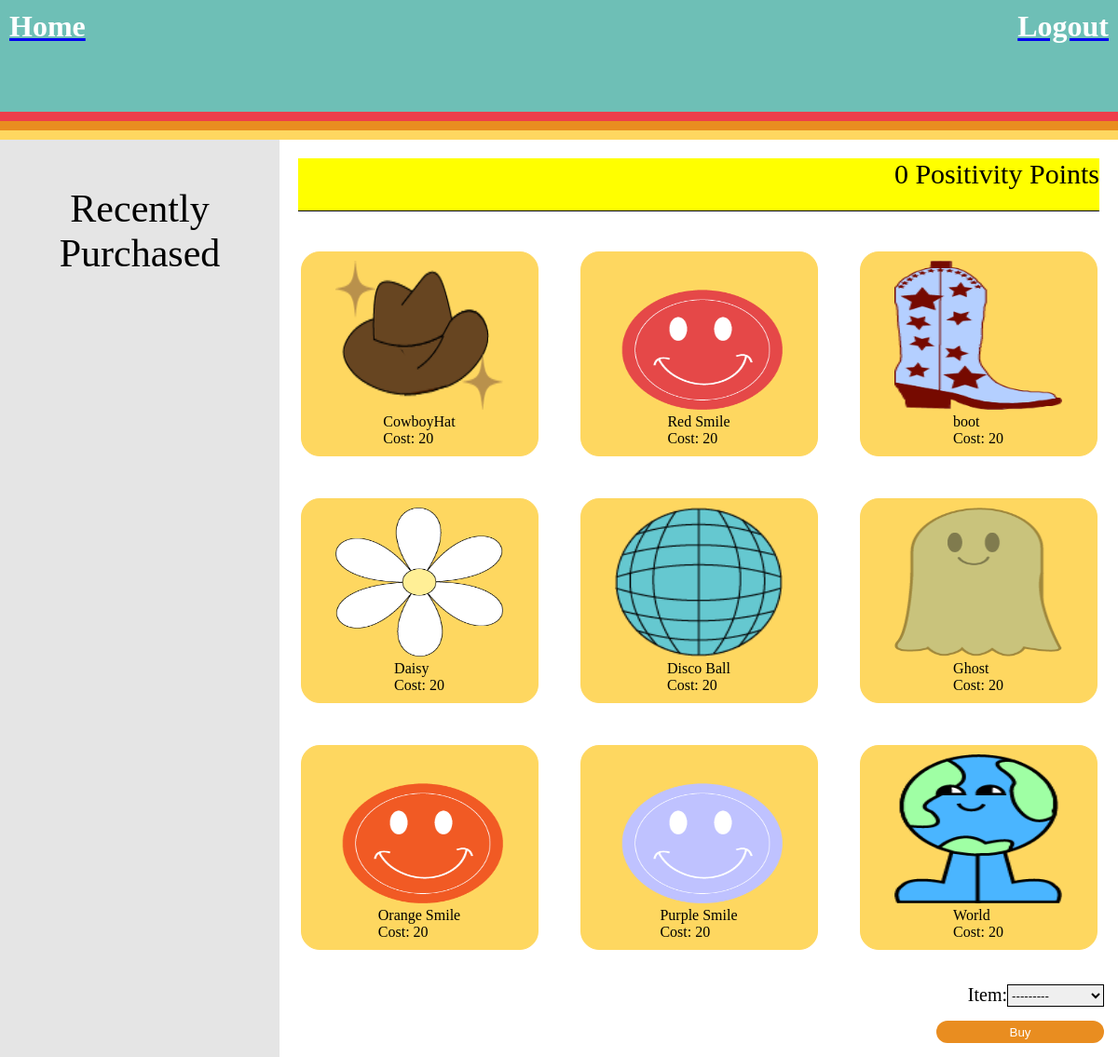
The app's page /store/ (signed in) with its own data.
### base/models.py (models this page shows)
class StoreItem(models.Model):
    name = models.CharField(max_length=50)
    image = models.ImageField()
    updated = models.DateTimeField(auto_now=True)
    created = models.DateTimeField(auto_now_add=True)
    cost = models.IntegerField()
    timesPurchased = models.IntegerField(default=0)
    class Meta:
        ordering = ['-timesPurchased']
    def __str__(self):
        return self.name

### base/views.py (the view, shortened to what this page needs)
# urls.py: path('store/', views.store, name="store"),
@login_required(login_url='login')
def store(request):
    form = PurchaseForm()
    storeItems = StoreItem.objects.all()
    userItems = PurchaseItem.objects.filter(user=request.user.id)
    itemRecentBuyers = {}
    purchasedAll = PurchaseItem.objects.all()
    for purchased in purchasedAll:
        profile = Profile.objects.get(user=purchased.user.id)
        if profile.privacyOn is False:
            if purchased.item in itemRecentBuyers:
                buyers = itemRecentBuyers[purchased.item]
                if purchased.user.username not in buyers:
                    buyers.append(purchased.user.username)
                    itemRecentBuyers = buyers
            else:
                itemRecentBuyers[purchased.item] = [purchased.user.username]
            print(itemRecentBuyers[purchased.item])
    print(str(itemRecentBuyers))
    currProf = Profile.objects.get(user=request.user.id)
    userPoints = currProf.pointsReceived
    context = {'storeItems': storeItems,'form':form, 'userPoints':userPoints,'userInventory':userItems,'itemRecentBuyers':itemRecentBuyers}
    return render(request, 'base/store.html', context)

### base/forms.py
class PurchaseForm(ModelForm):
    class Meta:
        model = PurchaseItem
        fields = ['item']

### base/templates/base/store.html (shortened to what this page needs)
{% extends 'main.html' %} {% block content %}
<div class = "store-container">
    <aside class ="sidebar">
        <heading>Recently<br> Purchased</heading>
    </aside>
    <main class = "content">
        <header> {{userPoints}} Positivity Points</header>
        <section class="products">
            {% for item in storeItems %}
            <div class="product-card">
                <div class="product-image">
                    {% load static %}
                    <img src="{% static item.image %}" alt="My image" style ="height: 20vh; width: 15vw;">
                </div>
                <div class="product-info">
                    {{item}}
                    <p style="color:black;">Cost: {{item.cost}}</p>
                </div>
            </div>
            {% endfor %}
        </section>
        <div class= "purchase">
        <form method="POST" action="">
            <div class= "selectItem">
                    <label for="id_item" style="font-size: 20px; font-weight: 100;">Item:</label>
                    <select name="item" required="" id="id_item" style= "height: 3vh; border: 1px solid black;">
                <option value="" selected="">---------</option>
                </select>
            </div>
            <div class = "buyButton">
            <input type="submit" value="Buy" style="min-width: 15vw; min-height: 3vh; color: white; border-radius: 70px; background-color: #E98D20;"/>
            </div>
        </div>
    </main>
</div>
{% endblock content %}

### templates/main.html (style rules this page uses)
body { height: 100%; }

### base/templates/base/store.html (style rules this page uses)
* { margin: 0; border: 0; padding: 0; }
.store-container { display: flex; min-height: calc(100vh - 100px) }
.sidebar { display: flex; min-width: 300px; background-color: #E5E5E5; align-items: center; flex-direction: column; }
.content { display: flex; flex-grow: 1; flex-direction: column; }
.sidebar heading { font-weight: 100; font-size: 3.5vw; color: black; font: sans-serif; text-align: center; }
.content header { min-height: 7vh; background-color: yellow; font-weight: 100; font-size: 2.5vw; color: black; font: sans-serif; text-align: right; margin: 20px; border-bottom: 1px solid black; }
.products { display: flex; flex-wrap: wrap; flex-direction: row; }
.product-card { padding: 1%; margin: 2.5%; flex-grow: 1; flex-basis: 25%; display: flex; border: 1px solid #FED760; align-items: center; justify-content: center; flex-wrap: wrap; flex-direction: column; background-color: #FED760; border-radius: 20px; }
.product-image img { max-width: 100%; }
.product-info { margin-top: auto; }
.purchase { display: flex; flex-wrap: wrap; flex-direction: column; background-color: white; min-height: 10vh; }
.selectItem { display: flex; align-items: right; justify-content: right; margin: 15px; }
.buyButton { display: flex; align-items: right; justify-content: right; margin: 15px; }

### records on screen
StoreItem: image (picture), name "CowboyHat", cost "20"
StoreItem: image (picture), name "Red Smile", cost "20"
StoreItem: image (picture), name "boot", cost "20"
StoreItem: image (picture), name "Daisy", cost "20"
StoreItem: image (picture), name "Disco Ball", cost "20"
StoreItem: image (picture), name "Ghost", cost "20"
StoreItem: image (picture), name "Orange Smile", cost "20"
StoreItem: image (picture), name "Purple Smile", cost "20"
StoreItem: image (picture), name "World", cost "20"

### other values on screen
{{ userPoints }} "0"
